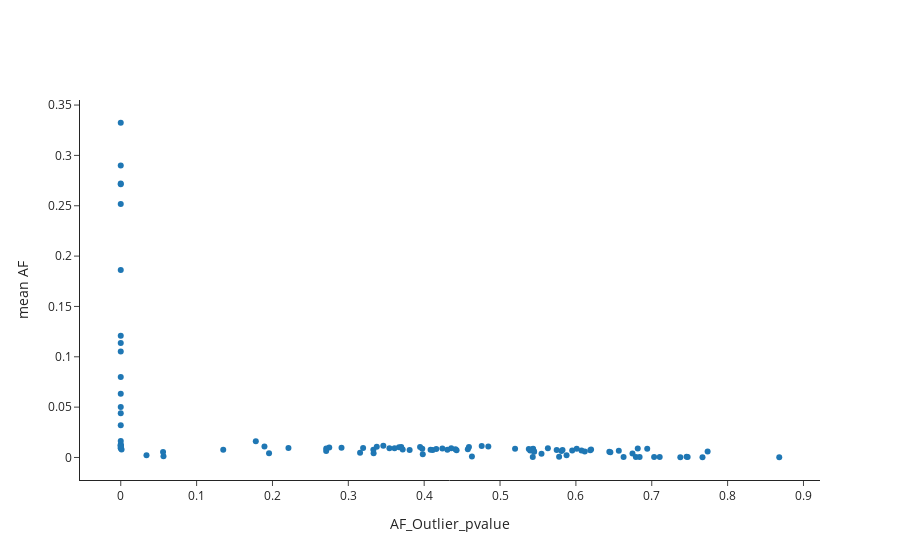

Write notebook code for a chart like this one.
### Code cell
x=[]
y=[]
trajectories = []

for part in cohort:
    outlier_trajectories = []
    for traj in part.trajectories:
        if traj.AF_outlier_pvalue is not None:
            if max(traj.data.AF)<0.55:
                outlier_trajectories.append(traj)
                trajectories.append(traj)
                x.append(traj.AF_outlier_pvalue)
                y.append(traj.data.AF.mean())   
    part.trajectories = outlier_trajectories
fig = go.Figure()
fig.add_trace(
    go.Scatter(x=x, y=y, mode='markers'))

fig.update_layout(xaxis_title='AF_Outlier_pvalue',
                  yaxis_title='mean AF')
fig.write_image(path + 'representation')
